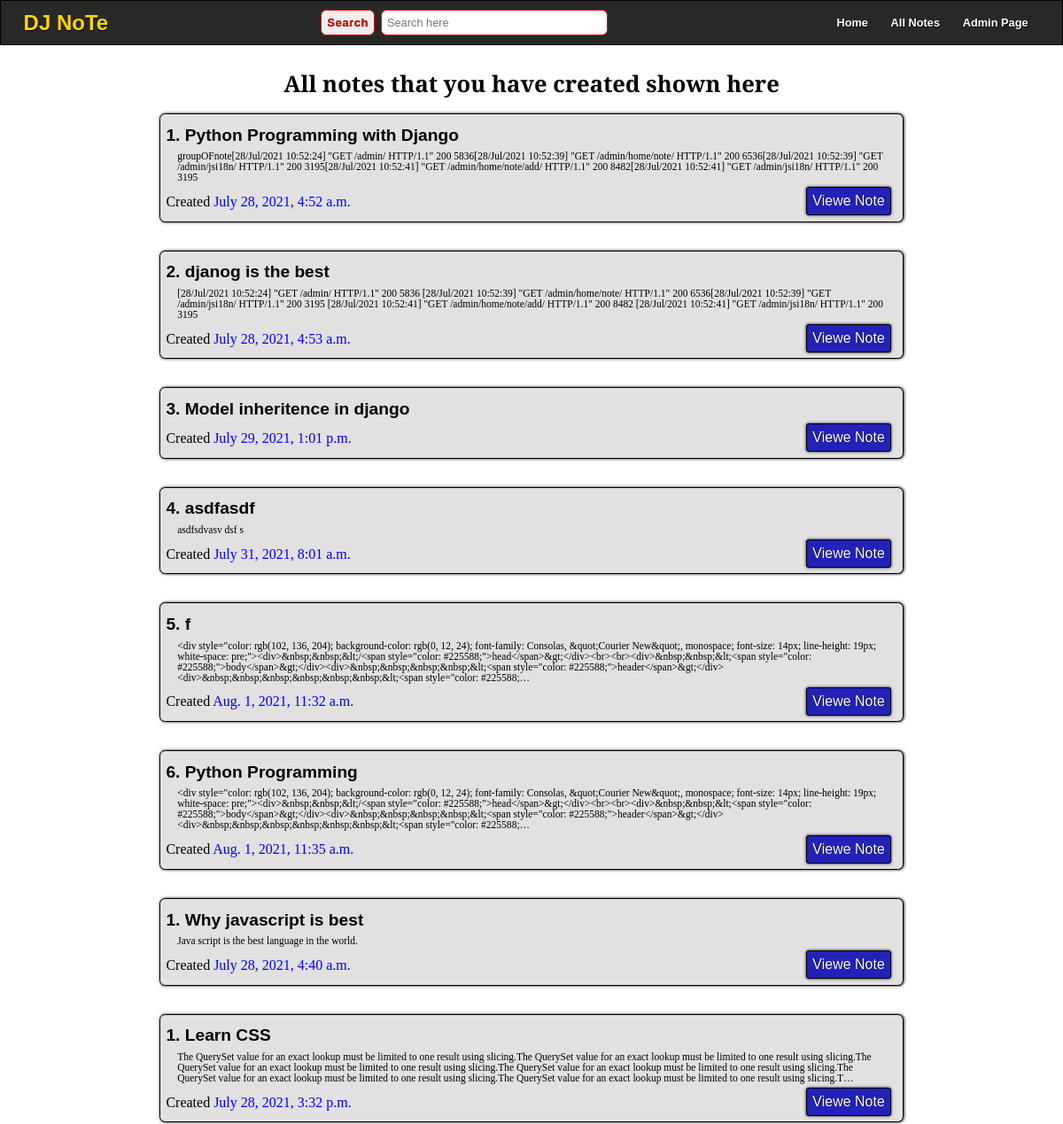
Before: /allnotes/ (upper part) with the older database file.
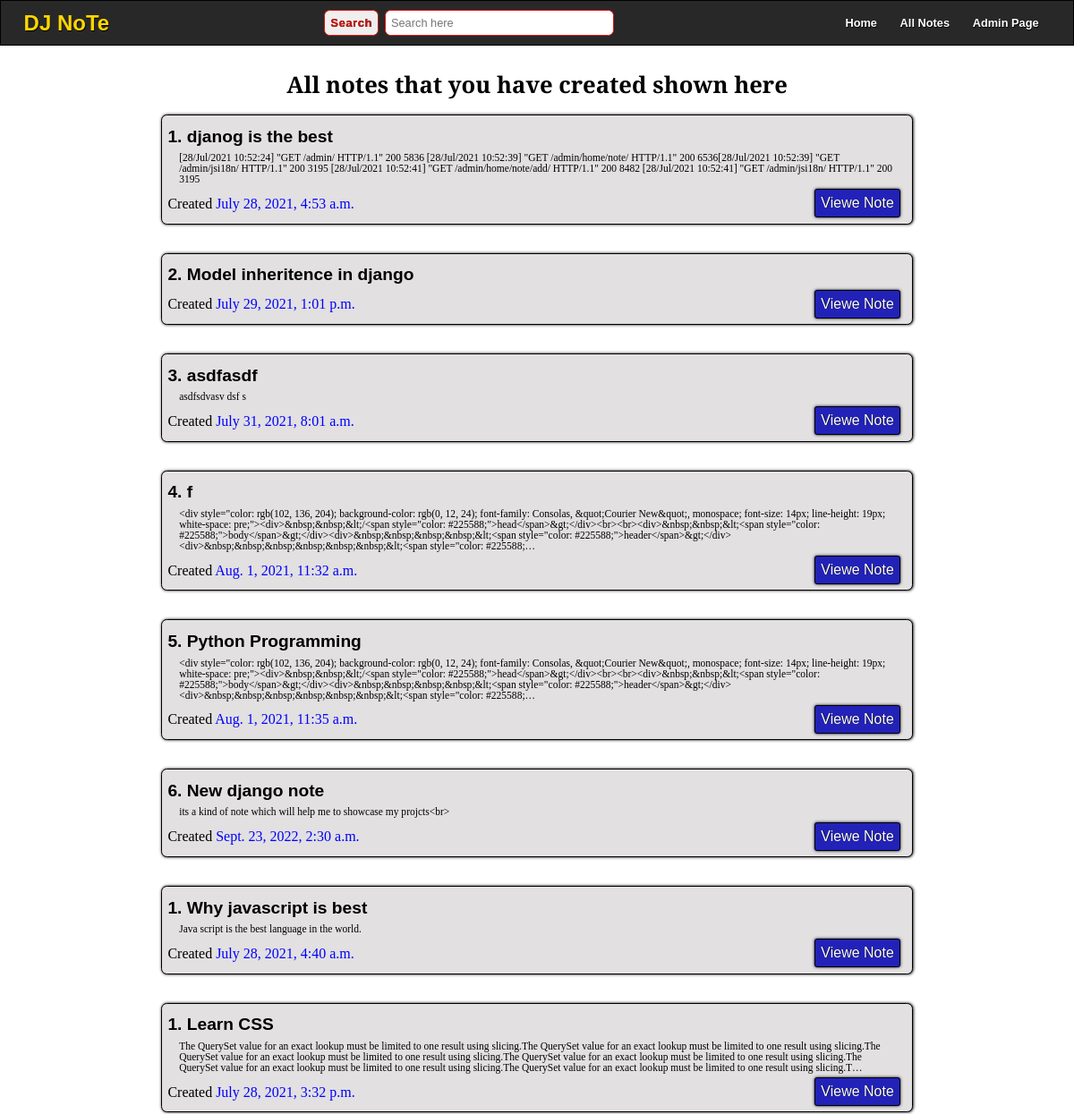
After: the same page with the newer database file.
### home/models.py (models this page shows)
class Note(models.Model):
    group = models.ForeignKey(Group, on_delete=models.CASCADE)
    title = models.CharField(max_length=300)
    desc = models.TextField()
    time = models.DateTimeField(default=now)

### home/views.py (the view)
# urls.py: path('allnotes/', views.allNotes , name='allnotes'),
def allNotes(req):
    return render(req, 'allNotes.html' , {'notes':Note.objects.all(), 'allGroup':Group.objects.all(), })

### templates/allNotes.html (shortened to what this page needs)
{% extends 'main.html' %}
{% load static %}
{% block link %}
    <link rel="stylesheet" href="{% static 'Style/notesOnly.css' %}">
{% endblock link %}
{% block body %}
    <section class="allNote">
        <h1 class='allNote_message'>All notes that you have created shown here</h1>
        {% for group in allGroup %}
            {% for i in group.note_set.all %}
                <div class='notes'>
                    <h3 class='title'>{{ forloop.counter }}. {{i.title}}</h3>
                    <div class="description">
                        <p>{{i.desc|truncatechars:500}}</p>
                    </div>
                    <div class="others">
                        <p class='time'>Created <span>{{i.time}}</span></p>
                        <div class="links">
                            <a href="{% url 'note' group.id i.id %}" class='view_note'>Viewe Note</a>
                        </div>
                    </div>
                </div>
            {% endfor %}
        {% endfor %}
    </section>
{% endblock body %}

Changed rows visible on the page:
removed Note: title "Python Programming with Django", desc "groupOFnote[28/Jul/2021 10:52:24] \"GET /admin/ HTTP/1.1\" 200 5836[28/Jul/2021 10:52:39] \"GET /admin/home/note/ HTTP/1.1\" 200 6536[28/Jul/2021 10:52:39] \"GET /admin/jsi18n/ HTTP/1.1\" 200 3195[28/Jul/2021 10:52:41] \"GET /admin/home/note/add/ HTTP/1.1\" 200 8482[28/Jul/2021 10:52:41] \"GET /admin/jsi18n/ HTTP/1.1\" 200 3195", time "July 28, 2021, 4:52 a.m.", shown under Group (number 1 of 3 on the later page)
added Note: title "New django note", desc "its a kind of note which will help me to showcase my projcts<br>", time "Sept. 23, 2022, 2:30 a.m.", shown under Group (number 1 of 3 on the later page)
